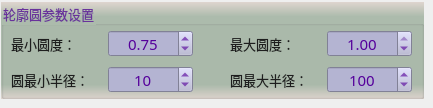
        <widget class="QWidget" name="page_4">
         <widget class="QGroupBox" name="groupParam_4">
          <property name="geometry">
           <rect>
            <x>1</x>
            <y>2</y>
            <width>423</width>
            <height>97</height>
           </rect>
          </property>
          <property name="font">
           <font>
            <family>微软雅黑</family>
            <pointsize>10</pointsize>
           </font>
          </property>
          <property name="styleSheet">
           <string notr="true">background-color: qlineargradient(x1:0, y1:0, x2:0, y2:1, stop:0 #dfd5cf, stop: 0.15 #acbbac, stop: 0.85 #acbbac,stop:1 #dfd5cf);
color: rgb(105, 50, 155);</string>
          </property>
          <property name="title">
           <string>轮廓圆参数设置</string>
          </property>
          <widget class="QSpinBox" name="spinMaxRadius">
           <property name="geometry">
            <rect>
             <x>326</x>
             <y>64</y>
             <width>85</width>
             <height>27</height>
            </rect>
           </property>
           <property name="font">
            <font>
             <family>微软雅黑</family>
             <pointsize>11</pointsize>
            </font>
           </property>
           <property name="styleSheet">
            <string notr="true">QWidget{color: rgb(85, 0, 155);background-color: rgb(180, 180, 210);}
QSpinBox::up-button{
    border:transparent;
}
QSpinBox::down-button{
    border:transparent;
}
QSpinBox::up-arrow{
    image:url(:/resource/up.png);
}
QSpinBox::down-arrow{
    image:url(:/resource/down.png);
}</string>
           </property>
           <property name="alignment">
            <set>Qt::AlignCenter</set>
           </property>
           <property name="minimum">
            <number>1</number>
           </property>
           <property name="maximum">
            <number>20000</number>
           </property>
           <property name="value">
            <number>100</number>
           </property>
          </widget>
          <widget class="QLabel" name="label_13">
           <property name="geometry">
            <rect>
             <x>10</x>
             <y>68</y>
             <width>95</width>
             <height>19</height>
            </rect>
           </property>
           <property name="font">
            <font>
             <family>微软雅黑</family>
             <pointsize>10</pointsize>
             <weight>50</weight>
             <bold>false</bold>
            </font>
           </property>
           <property name="styleSheet">
            <string notr="true">color: rgb(30, 30, 30);
background: transparent;</string>
           </property>
           <property name="text">
            <string>圆最小半径：</string>
           </property>
          </widget>
          <widget class="QSpinBox" name="spinMinRadius">
           <property name="geometry">
            <rect>
             <x>107</x>
             <y>64</y>
             <width>85</width>
             <height>27</height>
            </rect>
           </property>
           <property name="font">
            <font>
             <family>微软雅黑</family>
             <pointsize>11</pointsize>
            </font>
           </property>
           <property name="styleSheet">
            <string notr="true">QWidget{color: rgb(85, 0, 155);background-color: rgb(180, 180, 210);}
QSpinBox::up-button{
    border:transparent;
}
QSpinBox::down-button{
    border:transparent;
}
QSpinBox::up-arrow{
    image:url(:/resource/up.png);
}
QSpinBox::down-arrow{
    image:url(:/resource/down.png);
}</string>
           </property>
           <property name="alignment">
            <set>Qt::AlignCenter</set>
           </property>
           <property name="minimum">
            <number>0</number>
           </property>
           <property name="maximum">
            <number>10000</number>
           </property>
           <property name="value">
            <number>10</number>
           </property>
          </widget>
          <widget class="QLabel" name="label_14">
           <property name="geometry">
            <rect>
             <x>229</x>
             <y>68</y>
             <width>95</width>
             <height>19</height>
            </rect>
           </property>
           <property name="font">
            <font>
             <family>微软雅黑</family>
             <pointsize>10</pointsize>
             <weight>50</weight>
             <bold>false</bold>
            </font>
           </property>
           <property name="styleSheet">
            <string notr="true">color: rgb(30, 30, 30);
background: transparent;</string>
           </property>
           <property name="text">
            <string>圆最大半径：</string>
           </property>
          </widget>
          <widget class="QLabel" name="label_18">
           <property name="geometry">
            <rect>
             <x>229</x>
             <y>32</y>
             <width>95</width>
             <height>19</height>
            </rect>
           </property>
           <property name="font">
            <font>
             <family>微软雅黑</family>
             <pointsize>10</pointsize>
             <weight>50</weight>
             <bold>false</bold>
            </font>
           </property>
           <property name="styleSheet">
            <string notr="true">color: rgb(30, 30, 30);
background: transparent;</string>
           </property>
           <property name="text">
            <string>最大圆度：</string>
           </property>
          </widget>
          <widget class="QLabel" name="label_19">
           <property name="geometry">
            <rect>
             <x>10</x>
             <y>32</y>
             <width>95</width>
             <height>19</height>
            </rect>
           </property>
           <property name="font">
            <font>
             <family>微软雅黑</family>
             <pointsize>10</pointsize>
             <weight>50</weight>
             <bold>false</bold>
            </font>
           </property>
           <property name="styleSheet">
            <string notr="true">color: rgb(30, 30, 30);
background: transparent;</string>
           </property>
           <property name="text">
            <string>最小圆度：</string>
           </property>
          </widget>
          <widget class="QDoubleSpinBox" name="spinMinCircularity">
           <property name="geometry">
            <rect>
             <x>107</x>
             <y>28</y>
             <width>85</width>
             <height>27</height>
            </rect>
           </property>
           <property name="font">
            <font>
             <family>微软雅黑</family>
             <pointsize>11</pointsize>
            </font>
           </property>
           <property name="styleSheet">
            <string notr="true">QWidget{color: rgb(85, 0, 155);background-color: rgb(180, 180, 210);}
QDoubleSpinBox::up-button{
    border:transparent;
}
QDoubleSpinBox::down-button{
    border:transparent;
}
QDoubleSpinBox::up-arrow{
    image:url(:/resource/up.png);
}
QDoubleSpinBox::down-arrow{
    image:url(:/resource/down.png);
}</string>
           </property>
           <property name="alignment">
            <set>Qt::AlignCenter</set>
           </property>
           <property name="decimals">
            <number>2</number>
           </property>
           <property name="minimum">
            <double>0.000000000000000</double>
           </property>
           <property name="maximum">
            <double>0.990000000000000</double>
           </property>
           <property name="singleStep">
            <double>0.010000000000000</double>
           </property>
           <property name="value">
            <double>0.750000000000000</double>
           </property>
          </widget>
          <widget class="QDoubleSpinBox" name="spinMaxCircularity">
           <property name="geometry">
            <rect>
             <x>326</x>
             <y>28</y>
             <width>85</width>
             <height>27</height>
            </rect>
           </property>
           <property name="font">
            <font>
             <family>微软雅黑</family>
             <pointsize>11</pointsize>
            </font>
           </property>
           <property name="styleSheet">
            <string notr="true">QWidget{color: rgb(85, 0, 155);background-color: rgb(180, 180, 210);}
QDoubleSpinBox::up-button{
    border:transparent;
}
QDoubleSpinBox::down-button{
    border:transparent;
}
QDoubleSpinBox::up-arrow{
    image:url(:/resource/up.png);
}
QDoubleSpinBox::down-arrow{
    image:url(:/resource/down.png);
}</string>
           </property>
           <property name="alignment">
            <set>Qt::AlignCenter</set>
           </property>
           <property name="decimals">
            <number>2</number>
           </property>
           <property name="minimum">
            <double>0.010000000000000</double>
           </property>
           <property name="maximum">
            <double>1.000000000000000</double>
           </property>
           <property name="singleStep">
            <double>0.010000000000000</double>
           </property>
           <property name="value">
            <double>1.000000000000000</double>
           </property>
          </widget>
         </widget>
        </widget>
